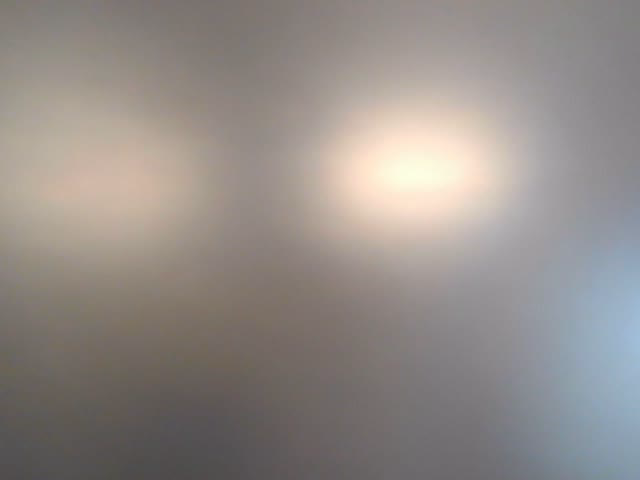
#> input picture frame 6 of output.avi, 640 x 480 px, given in place of the camera
$ python main.py
#> lines starting #> are read from the running program, lines starting #| are printed output that depends on the picture
import numpy as np
import cv2


hog = cv2.HOGDescriptor()
hog.setSVMDetector(cv2.HOGDescriptor_getDefaultPeopleDetector())

cv2.startWindowThread()
cap = cv2.VideoCapture(0)

out = cv2.VideoWriter(
    'output.avi',
    cv2.VideoWriter_fourcc(*'MJPG'),
    15.,
    (640,480))

directory = "C:\\Users\\4225482\\Documents\\Python\\CameraVision\\"
counter = 0

while(True):
    # reading the frame
    ret, frame = cap.read()
#> frame is the input picture: shape (480, 640, 3); mean B, G, R 136.6, 140.6, 147.2

    frame = cv2.resize(frame, (640, 480))
    # using a greyscale picture, also for faster detection
    gray = cv2.cvtColor(frame, cv2.COLOR_RGB2GRAY)
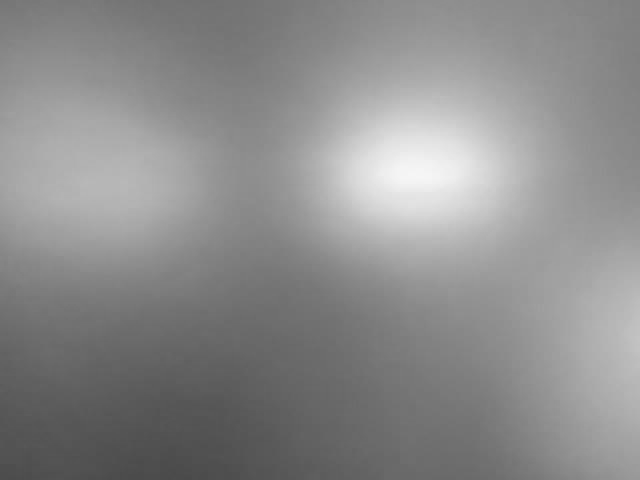
#> gray: shape (480, 640); min 74, max 246, mean 140.1

    # detect people in the image
    # returns the bounding boxes for the detected objects
    boxes, weights = hog.detectMultiScale(frame, winStride=(8, 8))
#> boxes = (); weights = ()

    boxes = np.array([[x, y, x + w, y + h] for (x, y, w, h) in boxes])
#> boxes = empty array

    for (xA, yA, xB, yB) in boxes:
        # display the detected boxes in the colour picture
        cv2.rectangle(frame, (xA, yA), (xB, yB),
                      (0, 255, 0), 2)
#> this loop made 0 passes

    # Write the output video
    out.write(frame.astype('uint8'))
    # Display the resulting frame
    # displaying the frame
    cv2.imshow('frame',frame)
    if np.any(boxes) and counter % 30 == 0 or (cv2.waitKey(1) & 0xFF == ord('s')):
#> (key q is pressed here)
        cv2.imwrite(f"abc{counter}.jpg", frame)
    if cv2.waitKey(1) & 0xFF == ord('q'):
        # breaking the loop if the user types q
        # note that the video window must be highlighted!
#> (key q is pressed here)
        break
    counter += 1

cap.release()
cv2.destroyAllWindows()
# the following is necessary on the mac,
# maybe not on other platforms:
cv2.waitKey(1)
